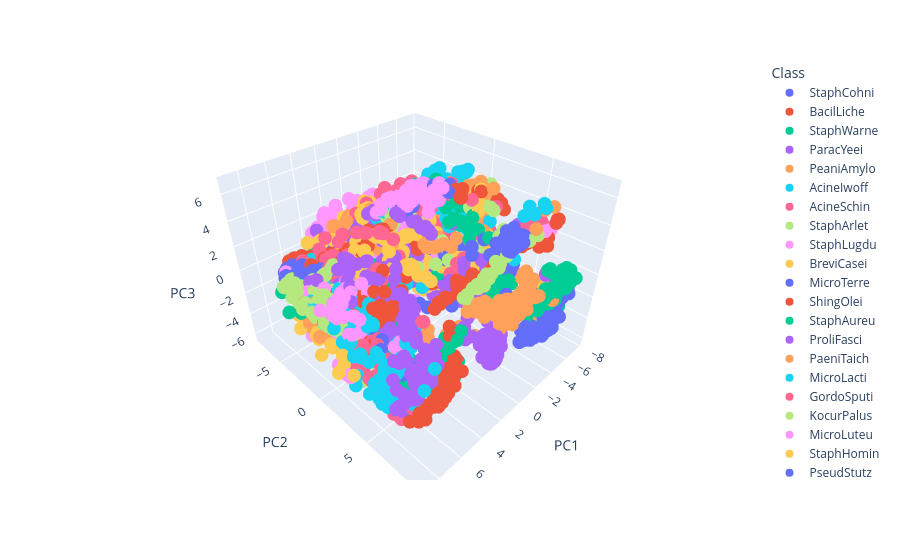

This figure's notebook cell:
### Markdown cell above
## 3D PCA (need to install plotly for this to work!)

### Code cell
import plotly.express as px

fig = px.scatter_3d(PCA_data, x='PC1', y='PC2', z='PC3',
              color='Class')
fig.show()
#ax.scatter3D(xdata, ydata, zdata, c=file['Label'], label=file['Label']);
#fig = plt.gcf()
#fig.set_size_inches(12,6)
